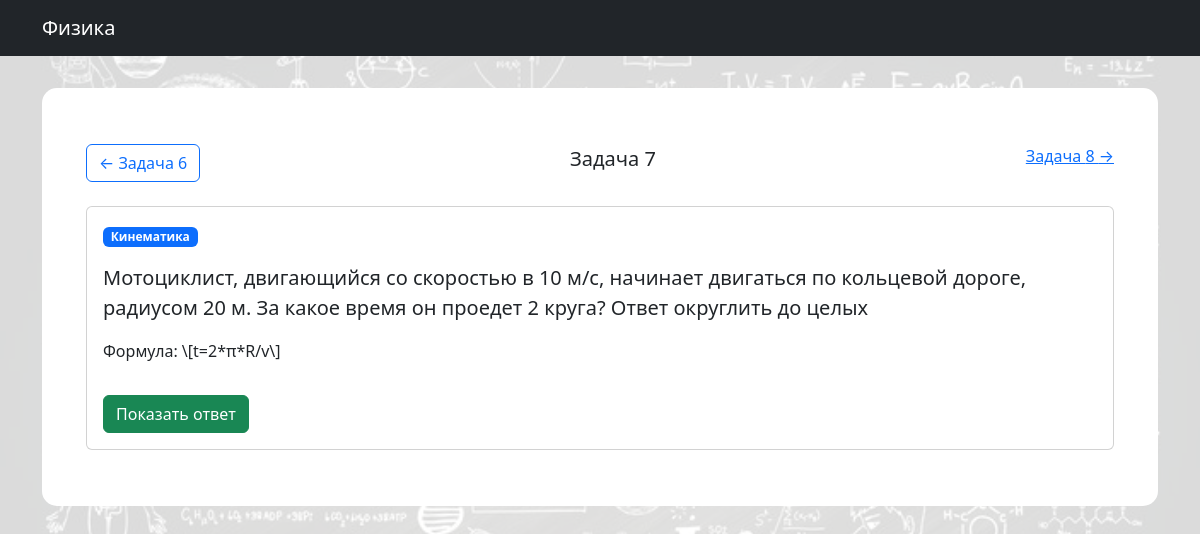
The page /trainer/problem/7/ on the database its author committed.
### trainer/models.py (models this page shows, shortened)
class Problem(models.Model):
    TOPIC_CHOICES = [
        ('kinematics', 'Кинематика'),
        ('dynamics', 'Динамика'),
    ]
    topic = models.CharField(
        max_length=20,
        choices=TOPIC_CHOICES,
        verbose_name='Раздел'
    )
    description = models.TextField()
    formula = models.CharField(max_length=200)  # LaTeX-формула
    answer = models.CharField(max_length=100)   # Ответ в SymPy-формате
    difficulty = models.IntegerField(default=1)
    created_at = models.DateTimeField(auto_now_add=True)

### trainer/views.py (the view)
# urls.py: path('problem/<int:pk>/', views.problem_detail, name='problem-detail'),
def problem_detail(request, pk):
    try:
        problem = get_object_or_404(Problem, pk=pk)
        prev_problem = Problem.objects.filter(id__lt=pk).order_by('-id').first()
        next_problem = Problem.objects.filter(id__gt=pk).order_by('id').first()
        return render(request, 'trainer/problem.html', {
            'problem': problem,
            'prev_problem': prev_problem,
            'next_problem': next_problem
        })
    except Exception as e:
        return HttpResponse(f"Ошибка: {str(e)}", status=500)

### trainer/templates/trainer/problem.html (shortened to what this page needs)
{% extends "base.html" %}
{% block content %}
<div class="container mt-4">
    <div class="d-flex justify-content-between mb-4">
        {% if prev_problem %}
            <a href="{% url 'problem-detail' prev_problem.id %}" class="btn btn-outline-primary">
                ← Задача {{ prev_problem.id }}
            </a>
        {% else %}
            <span class="btn btn-outline-secondary disabled">← Нет предыдущей</span>
        {% endif %}
        <span class="fs-5">Задача {{ problem.id }}</span>
        {% if next_problem %}
            <a href="{% url 'problem-detail' next_problem.id %}">
                Задача {{ next_problem.id }} →
            </a>
        {% else %}
            <span class="btn btn-outline-secondary disabled">Нет следующей →</span>
        {% endif %}
    </div>
    <div class="card mb-4">
        <div class="card-body">
            <div class="badge bg-primary mb-3">{{ problem.get_topic_display }}</div>
            <p class="card-text fs-5">{{ problem.description }}</p>
            <p class="card-text">Формула: \[{{ problem.formula }}\]</p>
            <button id="showAnswer" class="btn btn-success mt-3">Показать ответ</button>
        </div>
    </div>
</div>
{% endblock %}

### rows shown on the page
Problem: id "6"
Problem: id "7", topic "Кинематика", description "Мотоциклист, двигающийся со скоростью в 10 м/с, начинает двигаться по кольцевой дороге, радиусом 20 м. За какое время он проедет 2 круга? Ответ округлить до целых", formula "t=2*π*R/v"
Problem: id "8"
